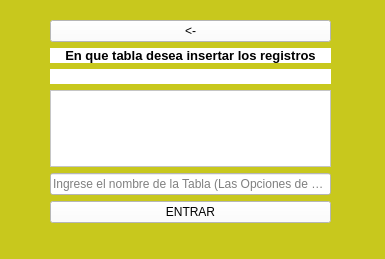
<?xml version="1.0" encoding="UTF-8"?>
<ui version="4.0">
 <class>VentanaValidacionInsertar</class>
 <widget class="QMainWindow" name="VentanaValidacionInsertar">
  <property name="geometry">
   <rect>
    <x>0</x>
    <y>0</y>
    <width>385</width>
    <height>259</height>
   </rect>
  </property>
  <property name="windowTitle">
   <string>MainWindow</string>
  </property>
  <property name="styleSheet">
   <string notr="true">background-color: rgb(200, 200, 29);</string>
  </property>
  <widget class="QWidget" name="centralwidget">
   <widget class="QWidget" name="layoutWidget">
    <property name="geometry">
     <rect>
      <x>50</x>
      <y>20</y>
      <width>281</width>
      <height>203</height>
     </rect>
    </property>
    <layout class="QVBoxLayout" name="verticalLayout">
     <item>
      <widget class="QPushButton" name="regresar">
       <property name="styleSheet">
        <string notr="true">QPushButton:hover{
	background-color: rgb(85, 255, 255);
}

QPushButton{
	background-color: rgb(255, 255, 255);
}</string>
       </property>
       <property name="text">
        <string>&lt;-</string>
       </property>
      </widget>
     </item>
     <item>
      <widget class="QLabel" name="titulo">
       <property name="font">
        <font>
         <pointsize>10</pointsize>
         <weight>75</weight>
         <bold>true</bold>
        </font>
       </property>
       <property name="styleSheet">
        <string notr="true">background-color: rgb(255, 255, 255);</string>
       </property>
       <property name="text">
        <string>En que tabla desea insertar los registros</string>
       </property>
       <property name="alignment">
        <set>Qt::AlignCenter</set>
       </property>
      </widget>
     </item>
     <item>
      <widget class="QLabel" name="error1">
       <property name="font">
        <font>
         <pointsize>10</pointsize>
         <weight>75</weight>
         <bold>true</bold>
        </font>
       </property>
       <property name="styleSheet">
        <string notr="true">background-color: rgb(255, 255, 255);</string>
       </property>
       <property name="text">
        <string/>
       </property>
       <property name="alignment">
        <set>Qt::AlignCenter</set>
       </property>
      </widget>
     </item>
     <item>
      <widget class="QListWidget" name="tablascreadas">
       <property name="styleSheet">
        <string notr="true">background-color: rgb(255, 255, 255);</string>
       </property>
      </widget>
     </item>
     <item>
      <widget class="QLineEdit" name="nombretabla">
       <property name="styleSheet">
        <string notr="true">background-color: rgb(255, 255, 255);</string>
       </property>
       <property name="placeholderText">
        <string>Ingrese el nombre de la Tabla (Las Opciones de arriba)</string>
       </property>
      </widget>
     </item>
     <item>
      <widget class="QPushButton" name="enviar">
       <property name="styleSheet">
        <string notr="true">QPushButton:hover{
	
	background-color: rgb(255, 255, 0);
}
QPushButton{
	background-color: rgb(255, 255, 255);
}</string>
       </property>
       <property name="text">
        <string>ENTRAR</string>
       </property>
      </widget>
     </item>
    </layout>
   </widget>
  </widget>
  <widget class="QMenuBar" name="menubar">
   <property name="geometry">
    <rect>
     <x>0</x>
     <y>0</y>
     <width>385</width>
     <height>21</height>
    </rect>
   </property>
  </widget>
  <widget class="QStatusBar" name="statusbar"/>
 </widget>
 <resources/>
 <connections/>
</ui>
